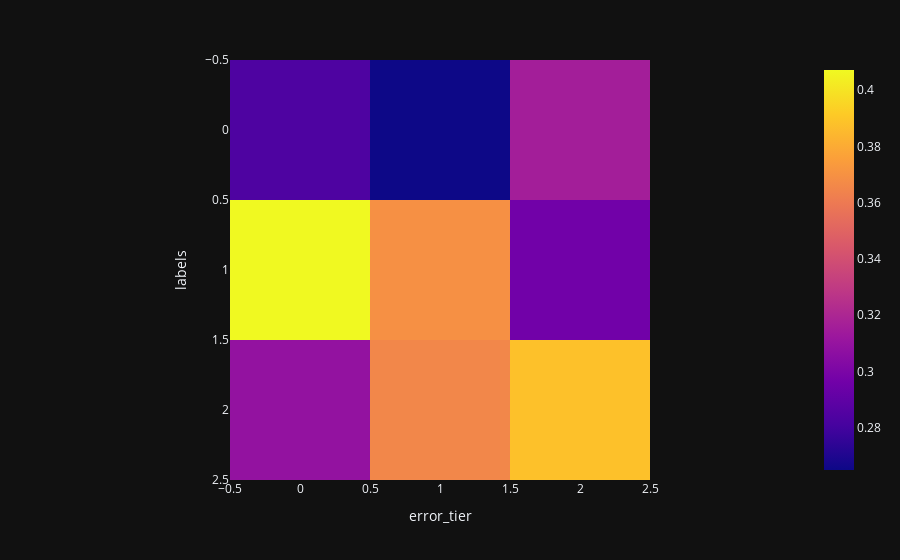

Notebook source saved alongside this figure:
### Code cell
px.imshow(tiers)

### Figure 1 — Plotly figure (JSON) as saved in the notebook; plotly's stock layout.template omitted (floating-point values rounded to 4 significant figures)
{"data": [{"coloraxis": "coloraxis", "hovertemplate": "error_tier: %{x}<br>labels: %{y}<br>color: %{z}<extra></extra>", "name": "0", "type": "heatmap", "x": [0, 1, 2], "xaxis": "x", "y": [0, 1, 2], "yaxis": "y", "z": [[0.2838, 0.265, 0.3159], [0.4072, 0.3695, 0.2962], [0.309, 0.3655, 0.3879]]}], "layout": {"coloraxis": {"colorscale": [[0, "#0d0887"], [0.1111, "#46039f"], [0.2222, "#7201a8"], [0.3333, "#9c179e"], [0.4444, "#bd3786"], [0.5556, "#d8576b"], [0.6667, "#ed7953"], [0.7778, "#fb9f3a"], [0.8889, "#fdca26"], [1, "#f0f921"]]}, "margin": {"t": 60}, "xaxis": {"anchor": "y", "constrain": "domain", "domain": [0, 1], "scaleanchor": "y", "title": {"text": "error_tier"}}, "yaxis": {"anchor": "x", "autorange": "reversed", "constrain": "domain", "domain": [0, 1], "title": {"text": "labels"}}}}
